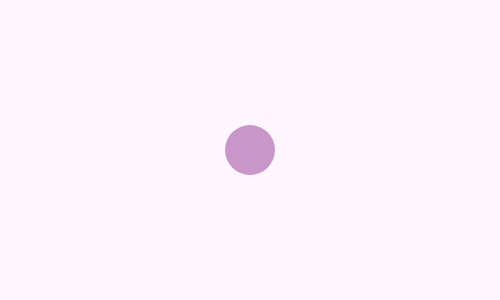
Frame 1 (no input)
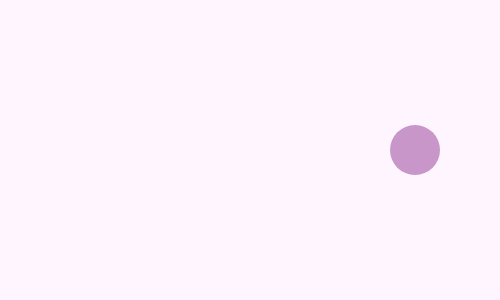
Frame 60 (no input)
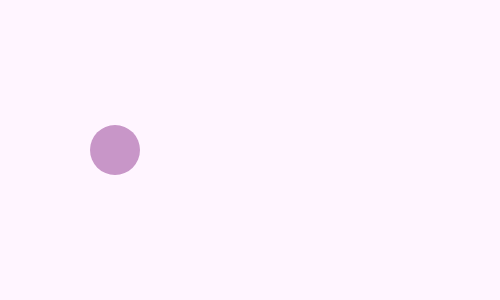
Frame 120 (the mouse pressed at the canvas centre since frame 60)

The p5.js sketch that drew these frames (run headless with seeded random() and noise() and a simulated clock; from frame 60 on, the mouse is pressed at the canvas centre):

// p5.js sketch
// ── sketch.js
var x = 250;
var dir = 5;

function setup() {
  createCanvas(500, 300);
  background(255, 245, 255);
  noStroke();
}

function draw() {
  background(255, 245, 255);
  fill(200, 150, 200);
  ellipse(x, 150, 50, 50);
  
  // min
  // x = min(x +1, 475);
  
  x = x + dir;
  if (x < 25 || x > 475) {
    //change directions
    dir = dir * -1;
  }
  
}
